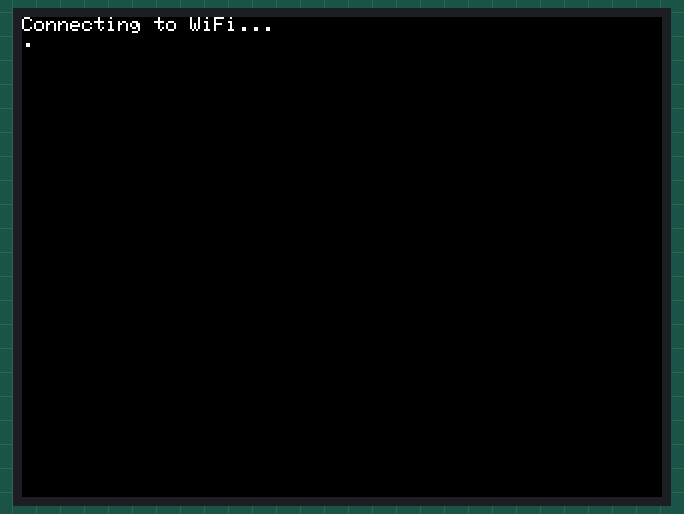
Recording of a program running on a simulated ESP32. Parts: 320×240 colour display. WiFi joins after 1.5 s; servers stay silent unless stated; uploads are accepted with an empty reply; not simulated (calls return 0 or success): secrets.h; what the program prints to the serial monitor is not drawn.

Above: at 1.2 s.
At 2.4 s:
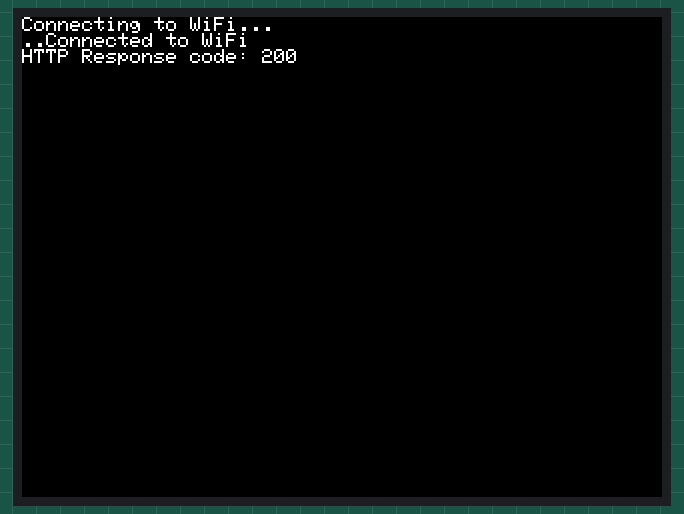
At 33.0 s:
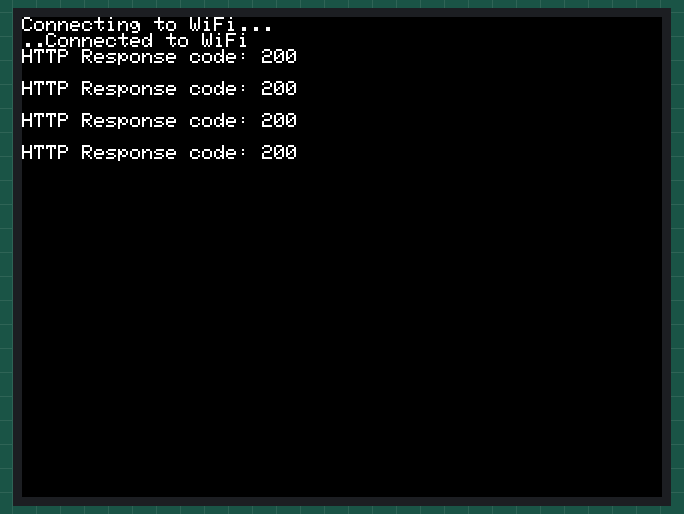
At 63.6 s:
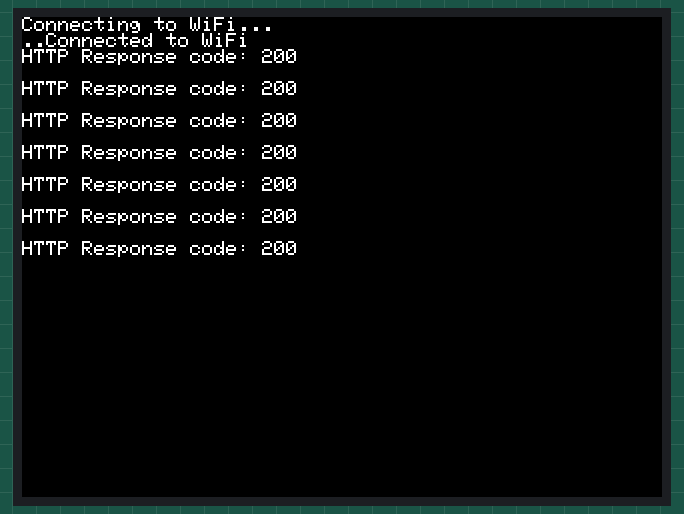
At 94.2 s:
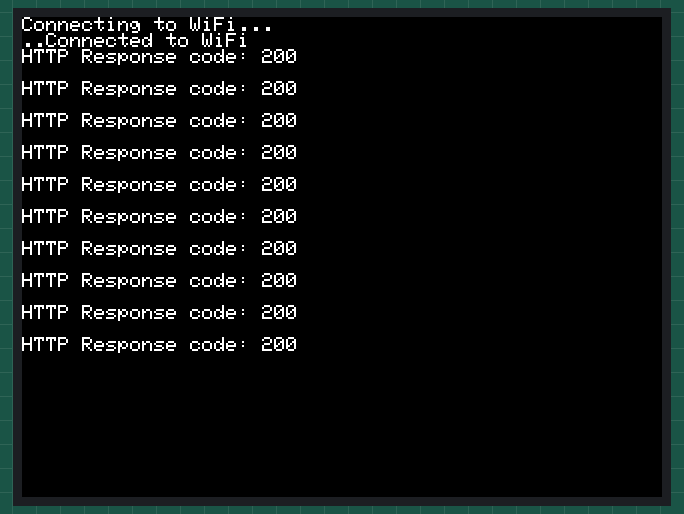
At 124.8 s:
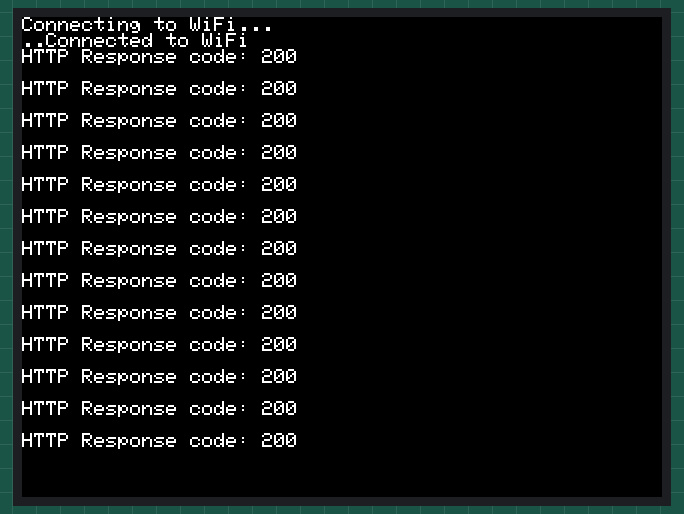

Measured:
- what the display in image 0 shows lasts 1.0 s, from 1.2 s to 2.2 s
- what the display in image 1 shows lasts 10.2 s, from 2.4 s to 12.6 s

The program:

main.cpp
```cpp
#include <Arduino.h>
#include <WiFi.h>
#include <HTTPClient.h>
#include <ArduinoJson.h>
#include <M5Core2.h>
#include "secrets.h"

// mockData
float temp = 25.5;
float humidity = 60.0;
String deviceId = "Device123";

void setup()
{
    M5.begin();
    Serial.begin(115200);
    WiFi.begin(ssid, password);

    M5.Lcd.printf("Connecting to WiFi...\n");
    while (WiFi.status() != WL_CONNECTED)
    {
        delay(1000);
        M5.Lcd.printf(".");
    }
    Serial.println("Connected to WiFi");
    M5.Lcd.printf("Connected to WiFi\n");
}

void loop()
{
    DynamicJsonDocument doc(200);

    doc["device_id"] = deviceId;
    doc["temperature"] = temp;
    doc["humidity"] = humidity;

    String jsonpayload;
    serializeJson(doc, jsonpayload);

    HTTPClient http;
    http.begin(serverUrl);

    http.addHeader("Content-Type", "application/json");

    int httpResponseCode = http.POST(jsonpayload);

    if (httpResponseCode > 0)
    {
        Serial.print("HTTP Response code: ");
        M5.Lcd.printf("HTTP Response code: %d\n", httpResponseCode);
        Serial.println(httpResponseCode);
        String response = http.getString();
        Serial.println(response);
        M5.Lcd.println(response);
    }
    else
    {
        Serial.print("Error code: ");
        Serial.println(httpResponseCode);
        M5.Lcd.printf("Error code: %d\n", httpResponseCode);
    }
    http.end();
    delay(10000); // 10秒待機
}
```
